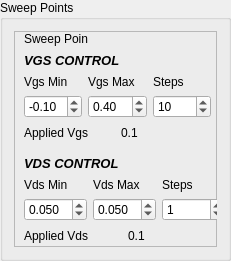
       <widget class="QGroupBox" name="GrSweepMeas_4">
        <property name="geometry">
         <rect>
          <x>30</x>
          <y>40</y>
          <width>231</width>
          <height>261</height>
         </rect>
        </property>
        <property name="title">
         <string>Sweep Points</string>
        </property>
        <layout class="QHBoxLayout" name="horizontalLayout_13">
         <item>
          <widget class="QFrame" name="frame_5">
           <property name="frameShape">
            <enum>QFrame::StyledPanel</enum>
           </property>
           <property name="frameShadow">
            <enum>QFrame::Raised</enum>
           </property>
           <widget class="QWidget" name="layoutWidget">
            <property name="geometry">
             <rect>
              <x>10</x>
              <y>20</y>
              <width>187</width>
              <height>90</height>
             </rect>
            </property>
            <layout class="QVBoxLayout" name="verticalLayout_4">
             <item>
              <widget class="QLabel" name="label_5">
               <property name="font">
                <font>
                 <pointsize>10</pointsize>
                 <weight>75</weight>
                 <italic>true</italic>
                 <bold>true</bold>
                </font>
               </property>
               <property name="text">
                <string>VGS CONTROL</string>
               </property>
              </widget>
             </item>
             <item>
              <layout class="QHBoxLayout" name="horizontalLayout">
               <item>
                <layout class="QVBoxLayout" name="verticalLayout">
                 <item>
                  <widget class="QLabel" name="label_2">
                   <property name="text">
                    <string>Vgs Min</string>
                   </property>
                  </widget>
                 </item>
                 <item>
                  <widget class="QDoubleSpinBox" name="SpnVgsMin">
                   <property name="minimum">
                    <double>-0.500000000000000</double>
                   </property>
                   <property name="maximum">
                    <double>0.500000000000000</double>
                   </property>
                   <property name="singleStep">
                    <double>0.100000000000000</double>
                   </property>
                   <property name="value">
                    <double>-0.100000000000000</double>
                   </property>
                  </widget>
                 </item>
                </layout>
               </item>
               <item>
                <layout class="QVBoxLayout" name="verticalLayout_2">
                 <item>
                  <widget class="QLabel" name="label_3">
                   <property name="text">
                    <string>Vgs Max</string>
                   </property>
                  </widget>
                 </item>
                 <item>
                  <widget class="QDoubleSpinBox" name="SpnVgsMax">
                   <property name="minimum">
                    <double>-0.200000000000000</double>
                   </property>
                   <property name="maximum">
                    <double>2.000000000000000</double>
                   </property>
                   <property name="singleStep">
                    <double>0.100000000000000</double>
                   </property>
                   <property name="value">
                    <double>0.400000000000000</double>
                   </property>
                  </widget>
                 </item>
                </layout>
               </item>
               <item>
                <layout class="QVBoxLayout" name="verticalLayout_3">
                 <item>
                  <widget class="QLabel" name="label_4">
                   <property name="text">
                    <string>Steps</string>
                   </property>
                  </widget>
                 </item>
                 <item>
                  <widget class="QSpinBox" name="SpnVgsStep">
                   <property name="value">
                    <number>10</number>
                   </property>
                  </widget>
                 </item>
                </layout>
               </item>
              </layout>
             </item>
             <item>
              <layout class="QHBoxLayout" name="horizontalLayout_2">
               <item>
                <widget class="QLabel" name="label_6">
                 <property name="text">
                  <string>Applied Vgs</string>
                 </property>
                </widget>
               </item>
               <item>
                <widget class="QLabel" name="LblVgs">
                 <property name="text">
                  <string>0.1</string>
                 </property>
                </widget>
               </item>
              </layout>
             </item>
            </layout>
           </widget>
           <widget class="QWidget" name="layoutWidget_2">
            <property name="geometry">
             <rect>
              <x>10</x>
              <y>123</y>
              <width>201</width>
              <height>90</height>
             </rect>
            </property>
            <layout class="QVBoxLayout" name="verticalLayout_10">
             <item>
              <widget class="QLabel" name="label_13">
               <property name="font">
                <font>
                 <pointsize>10</pointsize>
                 <weight>75</weight>
                 <italic>true</italic>
                 <bold>true</bold>
                </font>
               </property>
               <property name="text">
                <string>VDS CONTROL</string>
               </property>
              </widget>
             </item>
             <item>
              <layout class="QHBoxLayout" name="horizontalLayout_6">
               <item>
                <layout class="QVBoxLayout" name="verticalLayout_11">
                 <item>
                  <widget class="QLabel" name="label_14">
                   <property name="text">
                    <string>Vds Min</string>
                   </property>
                  </widget>
                 </item>
                 <item>
                  <widget class="QDoubleSpinBox" name="SpnVdsMin">
                   <property name="decimals">
                    <number>3</number>
                   </property>
                   <property name="minimum">
                    <double>-0.900000000000000</double>
                   </property>
                   <property name="maximum">
                    <double>0.900000000000000</double>
                   </property>
                   <property name="singleStep">
                    <double>0.015000000000000</double>
                   </property>
                   <property name="value">
                    <double>0.050000000000000</double>
                   </property>
                  </widget>
                 </item>
                </layout>
               </item>
               <item>
                <layout class="QVBoxLayout" name="verticalLayout_12">
                 <item>
                  <widget class="QLabel" name="label_15">
                   <property name="text">
                    <string>Vds Max</string>
                   </property>
                  </widget>
                 </item>
                 <item>
                  <widget class="QDoubleSpinBox" name="SpnVdsMax">
                   <property name="decimals">
                    <number>3</number>
                   </property>
                   <property name="minimum">
                    <double>-0.900000000000000</double>
                   </property>
                   <property name="maximum">
                    <double>0.900000000000000</double>
                   </property>
                   <property name="singleStep">
                    <double>0.015000000000000</double>
                   </property>
                   <property name="value">
                    <double>0.050000000000000</double>
                   </property>
                  </widget>
                 </item>
                </layout>
               </item>
               <item>
                <layout class="QVBoxLayout" name="verticalLayout_13">
                 <item>
                  <widget class="QLabel" name="label_16">
                   <property name="text">
                    <string>Steps</string>
                   </property>
                  </widget>
                 </item>
                 <item>
                  <widget class="QSpinBox" name="SpnVdsStep">
                   <property name="value">
                    <number>1</number>
                   </property>
                  </widget>
                 </item>
                </layout>
               </item>
              </layout>
             </item>
             <item>
              <layout class="QHBoxLayout" name="horizontalLayout_7">
               <item>
                <widget class="QLabel" name="label_17">
                 <property name="text">
                  <string>Applied Vds</string>
                 </property>
                </widget>
               </item>
               <item>
                <widget class="QLabel" name="LblVds">
                 <property name="text">
                  <string>0.1</string>
                 </property>
                </widget>
               </item>
              </layout>
             </item>
            </layout>
           </widget>
           <widget class="QLabel" name="label_30">
            <property name="geometry">
             <rect>
              <x>10</x>
              <y>0</y>
              <width>64</width>
              <height>16</height>
             </rect>
            </property>
            <property name="text">
             <string>Sweep Points</string>
            </property>
           </widget>
          </widget>
         </item>
        </layout>
       </widget>
